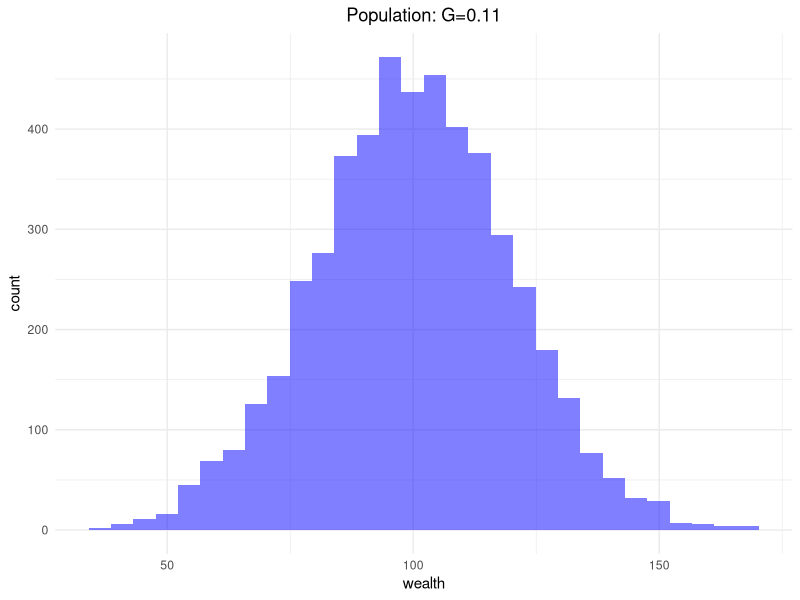

R code for this plot:
## ---- chunk 1
##Anfangsdefinitionen
N  <- 5000  # Größe der Population
MU <- 100   # Mittelwert der Population

# Population mit Normalverteilung erstellen
population <- rnorm(N, mean=MU, sd=MU/5)

# Optional: Einen Blick auf die ersten paar Werte werfen
head(population)
## ---- chunk 2
##Gini-Koeffizient
gini <- function(y) {
  # Berechne den Gini-Koeffizienten für die Bevölkerung y
  y <- sort(y)  # Sortiere die Werte in aufsteigender Reihenfolge
  n <- length(y)  # Anzahl der Werte
  
  numer <- 2 * sum((1:n) * y)  # Zähler
  denom <- n * sum(y)  # Nenner
  
  return ((numer / denom) - (n + 1) / n)  # Gini-Koeffizient
}
## ---- chunk 3
##Ausgabe des Gini-Werts für meine Population
gini_value <- gini(population)

# Ausgabe des Gini-Koeffizienten
gini_value
## ---- chunk 4
##Histogramm erstellen
# Erforderliche Bibliothek laden
library(ggplot2)

# Funktion zur Berechnung des Gini-Koeffizienten
gini <- function(y) {
  y <- sort(y)
  n <- length(y)
  numer <- 2 * sum((1:n) * y)
  denom <- n * sum(y)
  return ((numer / denom) - (n + 1) / n)
}

# Funktion zur Erstellung des Histogramms
hist_custom <- function(population, label="pop", bins=30) {
  # Berechne den Gini-Koeffizienten
  gini_value <- round(gini(population), 2)
  
  # Füge den Gini-Koeffizienten zur Beschriftung hinzu
  label <- paste(label, ": G=", gini_value, sep="")
  
  # Erstelle das Histogramm mit ggplot2
  ggplot(data.frame(population), aes(x=population)) +
    geom_histogram(bins=bins, fill="blue", alpha=0.5) +
    labs(x="wealth", y="count", title=label) +
    theme_minimal() +
    theme(plot.title = element_text(hjust=0.5)) +  # Zentriere den Titel
    scale_x_continuous() +
    scale_y_continuous()
}

# Beispielaufruf
set.seed(123)
N <- 5000
MU <- 100
population <- rnorm(N, mean=MU, sd=MU/5)

# Histogramm plotten
hist_custom(population, label="Population")

## ---- chunk 5
##Transaction
random_split <- function(A, B) {
  # Nimm das gesamte Geld im Pot
  pot <- A + B
  
  # Teile es zufällig auf
  share <- runif(1, min = 0, max = pot)
  
  # Rückgabe des Anteils und des verbleibenden Geldes
  return(c(share, pot - share))
}

# Beispielaufruf der Funktion
A <- 100
B <- 200
result <- random_split(A, B)

# Ausgabe des Ergebnisses
cat("Actor 1 gets:", result[1], "\n")
cat("Actor 2 gets:", result[2], "\n")
## ---- chunk 6
##Interaction
anyone <- function(N) {
  # Wählt zufällig zwei eindeutige Werte aus dem Bereich 0 bis N-1
  return(sample(0:(N - 1), 2))
}

# Beispielaufruf der Funktion. N wurde oben schon definiert

result <- anyone(N)

# Ausgabe des Ergebnisses
cat("Randomly selected values:", result[1], "and", result[2], "\n")
## ---- chunk 7
##Simulation
step <- function(population, transaction = random_split, interaction = anyone) {
  # Wählt zwei zufällige Akteure aus
  indices <- interaction(length(population))
  i <- indices[1]
  j <- indices[2]
  
  # Modifiziere die Bevölkerung durch eine Transaktion
  population[c(i, j)] <- transaction(population[i], population[j])
  
  # Rückgabe der modifizierten Population
  return(population)
}

## ---- chunk 8
simulate <- function(population, T, transaction = random_split, interaction = anyone) {
  # Kopiere die Population, um Änderungen daran vorzunehmen
  population <- population
  
  # Erster Zeitschritt: Ausgabe der anfänglichen Population
  result <- list()
  result[[1]] <- population
  
  # Simuliere T Transaktionen
  for (t in 1:T) {
    population <- step(population, transaction, interaction)
    result[[t + 1]] <- population
  }
  
  return(result)
}

## ---- chunk 9
# Beispiel: population, random_split, anyone müssen definiert sein. und N und population auch


# Simulation mit T = 5 Schritten
result <- simulate(population, T = 5)

# Ausgabe der Population nach jedem Schritt
for (t in 1:length(result)) {
  cat("Zeitpunkt", t - 1, ":", result[[t]], "\n")
}

## ---- chunk 10
library(ggplot2)     # Für die Plots
library(dplyr)       # Für Datenmanipulation
library(gridExtra)   # Für mehrere Plots nebeneinander

show <- function(population, k=40, percentiles=c(1, 10, 50, 90, 99), ...) {
  N <- length(population)
  start <- sort(population)  # Anfangspopulation sortieren
  
  # Simulationsresultate aufzeichnen
  results <- lapply(0:(k * N), function(t) {
    if (t %% (N / 10) == 0) {
      list(t=t, pop=sort(simulate(population, T=k*N, ...)[[t+1]]))
    }
  }) %>% Filter(Negate(is.null), .)
  
  # Ausgabe der Statistiken
  cat(sprintf("   t    Gini  stdev %s\n", paste(sprintf("%3d%%", percentiles), collapse=" ")))
  cat(sprintf("------- ----  ----- %s\n", paste(rep("----", length(percentiles)), collapse=" ")))
  
  fmt <- "%7d %.2f  %.1f  %s\n"
  
  for (result in results) {
    t <- result$t
    pop <- result$pop
    if (t %% (k * N %/% 10) == 0) {
      data <- sapply(percentiles, function(pct) percent(pct, pop))
      cat(sprintf(fmt, t, gini(pop), sd(pop), paste(data, collapse=" ")))
    }
  }

  # Erstellung der Plots:
  
  # Prozentil-Plot
  times <- sapply(results, function(result) result$t)
  
  percentile_plot <- ggplot() +
    labs(title=paste(percentiles, collapse="/"), x="time", y="wealth") +
    theme_minimal() +
    lapply(percentiles, function(pct) {
      line <- sapply(results, function(result) percent(pct, result$pop))
      geom_line(aes(x=times, y=line, color=factor(pct)))
    }) +
    scale_color_discrete(name="Percentiles")

  # Histogramme
  hist_data <- data.frame(
    value=c(start, population),
    type=rep(c("start", "end"), each=N)
  )
  
  hist_plot <- ggplot(hist_data, aes(x=value, fill=type)) +
    geom_histogram(position="identity", alpha=0.5, bins=30) +
    labs(title="Histogram", x="wealth", y="count") +
    theme_minimal()

  # Geordnete Kurven
  ordered_data <- data.frame(
    order=1:N,
    start=sort(start),
    end=sort(population)
  )
  
  ordered_plot <- ggplot(ordered_data, aes(x=start, y=order)) +
    geom_line(aes(color="start")) +
    geom_line(aes(x=end, y=order, color="end")) +
    labs(title="Ordered Curves", x="wealth", y="order") +
    scale_color_manual(values=c("start"="blue", "end"="red")) +
    theme_minimal()

  # Plots anzeigen
  print(percentile_plot)
  print(hist_plot)
  print(ordered_plot)
}

